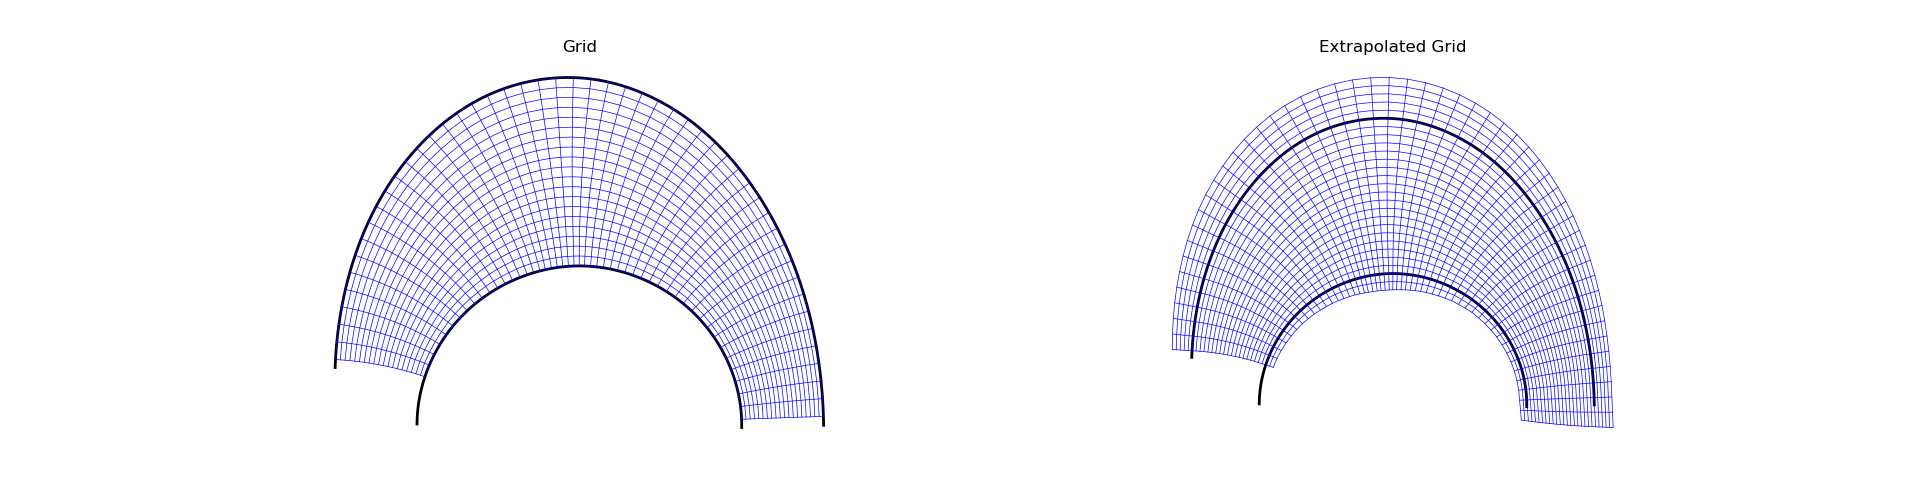

Source code (Python):
import numpy as np
import matplotlib.pyplot as plt
from Latrodex1 import Grid

# Curves
t = np.linspace(0.01, 0.99*np.pi, 1000)
curve2_raw = np.array([np.cos(t), np.sin(t)]).T
curve1_raw = np.array([1.5*np.cos(t), 2.*np.sin(t)+0.1*t]).T

# Apply spline interpolation to BOTH curves
x1_spline, y1_spline = Grid.centripetal_catmull_rom_spline(curve1_raw[:, 0], curve1_raw[:, 1])
curve1 = np.column_stack([x1_spline, y1_spline])
x2_spline, y2_spline = Grid.centripetal_catmull_rom_spline(curve2_raw[:, 0], curve2_raw[:, 1])
curve2 = np.column_stack([x2_spline, y2_spline])

# Initialize Grid
grid = Grid(curve1=curve1, curve2=curve2)

# Setup plot
fig, axes = plt.subplots(1, 2, figsize=(20, 5))

# Step 1: Grid
xi, z = grid.compute_correspondences(
    num_points=50,
    threshold=1e-3,
    resolution=0.01,
    filter_min=0,
    smooth=False
)
grid.correspondence_points = {'pairs': np.column_stack([xi, z]), 'xi': xi, 'z': z}
gx, gy = grid.generate_grid_from_correspondence(num_s_values=20)
grid.plot_grid(gx, gy, ax=axes[0], title="Grid")

# Step 2: Extrapolate
# Extrapolate in i and j directions
gx, gy = grid.extrapolate_boundary(gx, gy, direction='i', side='min', layers=2)
gx, gy = grid.extrapolate_boundary(gx, gy, direction='j', side='max', layers=2)
gx, gy = grid.extrapolate_boundary(gx, gy, direction='j', side='min', layers=5)
grid.plot_grid(gx, gy,ax=axes[1], title='Extrapolated Grid')
plt.show()
